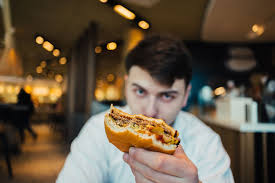
#> input picture food1/dataset/burger/burger.100.jpg, 275 x 183 px
$ python food.py
#> lines starting #> are read from the running program, lines starting #| are printed output that depends on the picture; after the words box and inside, x2 and y2 are one past the last pixel; in counts of white or black regions, pixels touching at a corner belong together
import numpy as np # linear algebra
import matplotlib.pyplot as plt
import skimage
from skimage import io
from skimage.color import rgb2gray
from skimage.filters import threshold_otsu
import cv2

import os
print(os.listdir("D:\Food1\dataset"))

from sklearn.neighbors import KNeighborsClassifier
from sklearn.model_selection import train_test_split
from imutils import paths
import imutils # a simple image utility library


def image_to_feature_vector(image, size=(32, 32)):
# resize the image to a fixed size, then flatten the image into
# a list of raw pixel intensities
    return cv2.resize(image, size).flatten()

# error eikhane... oder train ta jeivabe rakha oivabe rakhte hobe kemne rakhbo?
#usesof datset e konovabe knn ta dye deya jauna?
dataset="D:\Food1\dataset"

# grab the list of images that we'll be describing
print("[INFO] describing images...")
imagePaths = list(paths.list_images(dataset))
print(len(imagePaths))
print(imagePaths[0])
# initialize the raw pixel intensities matrix, the features matrix,
# and labels list
rawImages = []
labels = []

for (i, imagePath) in enumerate(imagePaths):
    # load the image and extract the class label (assuming that our
    # path as the format: /path/to/dataset/{class}.{image_num}.jpg
    image = io.imread(imagePath) #cat.0.jpg, cat.1.jpg
#> image is the input picture: shape (183, 275, 3); mean R, G, B 101.5, 86.3, 67.6
    label = imagePath.split(os.path.sep)[-1].split(".")[0] #cat, cat
    gray = rgb2gray(image)
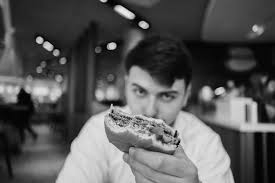
#> gray: shape (183, 275) float64; min 0, max 0.957, mean 0.346
    thresh = threshold_otsu(gray)
#> thresh = 0.428
    binary = gray > thresh
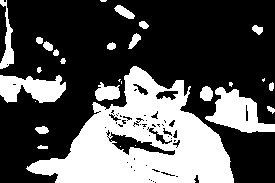
#> binary: shape (183, 275) bool; 33.2% white; 28 white regions (8 under 20 px), largest, box (x1, y1, x2, y2) and area: (26, 66, 234, 183) 12048, (205, 87, 275, 133) 1628, (0, 75, 66, 103) 1281


    plt.imshow(image, cmap="BrBG")
    plt.axis('off')
    plt.show()

    plt.imshow(gray, cmap="gray")
    plt.axis('off')
    plt.show()

    plt.imshow(binary, cmap="gray")
    plt.axis('off')
    plt.show()


    # extract raw pixel intensity "features", followed by a color
    # histogram to characterize the color distribution of the pixels
    # in the image
    pixels = image_to_feature_vector(image)
#> pixels = 3072 values, max 254 at index 234, min 0 at index 39, mean 85.25
    rawImages.append(pixels)  #features of cat.0.jpg, cat.1.jpg
    labels.append(label) #cat, cat, cat
#> pass 2 of the loop `for (i, imagePath) in enumerate(imagePaths):`:
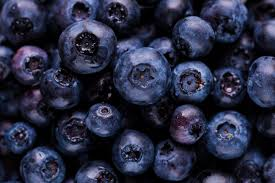
#> input picture food1/dataset/blueberry/blueberry.0.jpg, 275 x 183 px
#> image is the input picture: shape (183, 275, 3); mean R, G, B 40.2, 43.5, 65.4
#> `gray = rgb2gray(image)`:
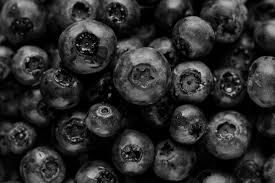
#> gray: shape (183, 275) float64; min 0, max 0.795, mean 0.174
#> thresh = 0.225
#> `binary = gray > thresh`:
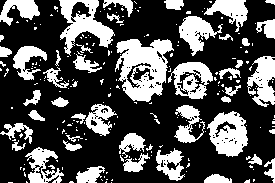
#> binary: shape (183, 275) bool; 31.8% white; 214 white regions (167 under 20 px), largest, box (x1, y1, x2, y2) and area: (115, 39, 174, 102) 2233, (59, 0, 115, 56) 1346, (207, 111, 248, 157) 1204
#> pixels = 3072 values, max 218 at index 875, min 0 at index 147, mean 50.15
#> pass 3 of the loop `for (i, imagePath) in enumerate(imagePaths):`:
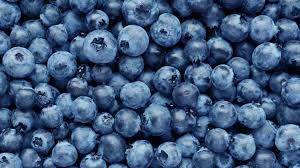
#> input picture food1/dataset/blueberry/blueberry.1.jpg, 300 x 168 px
#> image is the input picture: shape (168, 300, 3); mean R, G, B 65.3, 90.4, 124.6
#> `gray = rgb2gray(image)`:
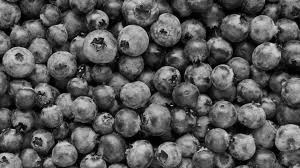
#> gray: shape (168, 300) float64; min 0.00113, max 0.89, mean 0.343
#> thresh = 0.357
#> `binary = gray > thresh`:
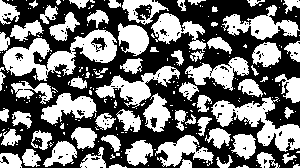
#> binary: shape (168, 300) bool; 45.9% white; 240 white regions (171 under 20 px), largest, box (x1, y1, x2, y2) and area: (3, 29, 117, 81) 2498, (211, 97, 300, 152) 1875, (95, 66, 180, 108) 1204
#> pixels = 3072 values, max 237 at index 950, min 0 at index 84, mean 93.71
#> the loop made 4 passes; the first 3 are shown


# show an update every 1,000 images
#if i > 0 and i % 10000 == 0:
    #print("[INFO] processed {}/{}".format(i, len(imagePaths)))

# show some information on the memory consumed by the raw images
# matrix and features matrix
rawImages = np.array(rawImages)
labels = np.array(labels)

print("[INFO] pixels matrix: {:.2f}MB".format(
	rawImages.nbytes / (1024 * 1000.0)))

# partition the data into training and testing splits, using 75%
# of the data for training and the remaining 25% for testing
(trainRI, testRI, trainRL, testRL) = train_test_split(
	rawImages, labels, test_size=0.25, random_state=20)

# Select a subset of the entire dataset
rawImages_subset = rawImages[:2000]
labels_subset= labels[:2000]
(trainRI, testRI, trainRL, testRL) = train_test_split(
	rawImages_subset, labels_subset, test_size=0.25, random_state=20)

# train and evaluate a k-NN classifer on the raw pixel intensities
print("[INFO] evaluating raw pixel accuracy...")
neighbors = [1, 3, 5, 7, 9, 13]
for k in neighbors:
    model = KNeighborsClassifier(n_neighbors= k)
    model.fit(trainRI, trainRL)
#> (the run stopped early here; a loop or call above may not have finished)
